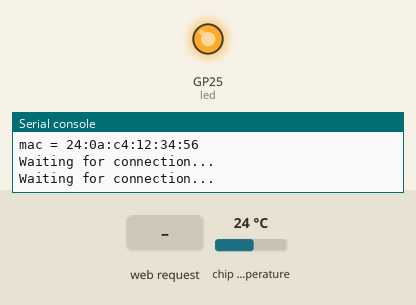
Recording of a program running on a simulated Raspberry Pi Pico running MicroPython. Parts: output pins drawn as LEDs (lit = HIGH), the last lines printed to the serial console. The inputs (shaded band) are chosen by the test bench; at power-on: chip temperature 24 °C. WiFi joins after 1.5 s; library files of the repository ran but are not shown: secrets.py.

Above: at 2.1 s.
At 3.5 s:
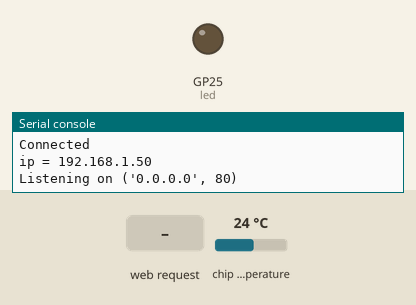
3.6 s: HTTP request GET / received
Timing chart, 0 to 6.6 s (numbered marks = the images above; inputs shaded):
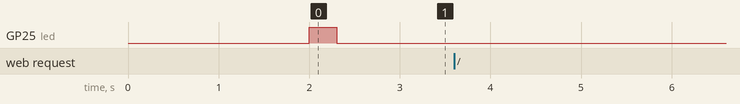

The program:

main_PASS_TEMPERATURE_TO_HTML.py
```python
import rp2
import network
import ubinascii
import machine
import urequests as requests
import time
from secrets import secrets
import socket

# Set country to avoid possible errors
rp2.country("IT")

wlan = network.WLAN(network.STA_IF)
wlan.active(True)
# If you need to disable power saving mode
# wlan.config(pm = 0xa11140)

# See the MAC address in the wireless chip OTP
mac = ubinascii.hexlify(network.WLAN().config("mac"), ":").decode()
print("mac = " + mac)

# Other things to query
# print(wlan.config('channel'))
# print(wlan.config('essid'))
# print(wlan.config('txpower'))

# Load login data from different file for safety reasons
ssid = secrets["ssid"]
pw = secrets["pw"]

wlan.connect(ssid, pw)

# Wait for connection with 10 second timeout
timeout = 10
while timeout > 0:
    if wlan.status() < 0 or wlan.status() >= 3:
        break
    timeout -= 1
    print("Waiting for connection...")
    time.sleep(1)

# Handle connection error
# Error meanings
# 0  Link Down
# 1  Link Join
# 2  Link NoIp
# 3  Link Up
# -1 Link Fail
# -2 Link NoNet
# -3 Link BadAuth
if wlan.status() != 3:
    raise RuntimeError("Wi-Fi connection failed")
else:
    led = machine.Pin("LED", machine.Pin.OUT)
    for i in range(wlan.status()):
        led.on()
        time.sleep(0.1)
        led.off()
    print("Connected")
    status = wlan.ifconfig()
    print("ip = " + status[0])

# Function to load in html page
def get_html(html_name):
    with open(html_name, "r") as file:
        html = file.read()

    return html


# HTTP server with socket
addr = socket.getaddrinfo("0.0.0.0", 80)[0][-1]

s = socket.socket()
s.bind(addr)
s.listen(1)

print("Listening on", addr)

# Read Onboard Temperature Sensor
sensor_temp = machine.ADC(4)
conversion_factor = 3.3 / (65535)

# Listen for connections
while True:
    try:
        cl, addr = s.accept()
        print("Client connected from", addr)
        r = cl.recv(1024)
        # print(r)

        r = str(r)
        led_on = r.find("?led=on")
        led_off = r.find("?led=off")
        print("led_on = ", led_on)
        print("led_off = ", led_off)
        if led_on == 10:
            print("LED ON")
            led.value(1)

        if led_off == 10:
            print("LED OFF")
            led.value(0)

        # convert detected values from temperature sensor to actual celsius values
        reading = sensor_temp.read_u16() * conversion_factor
        temperature = 27 - (reading - 0.706) / 0.001721
        # print(temperature)
        # time.sleep(1)

        # serve html file
        response = get_html("index.html")
        # pass temperature variable to html file using regex replace placeholder
        response = response.replace("TemperaturePlaceholder", str(temperature))
        cl.send("HTTP/1.0 200 OK\r\nContent-type: text/html\r\n\r\n")
        cl.send(response)
        cl.close()
        # time.sleep(1)

    except OSError as e:
        cl.close()
        print("Connection closed")

# Make GET request
# request = requests.get('http://www.google.com')
# print(request.content)
# request.close()
```
